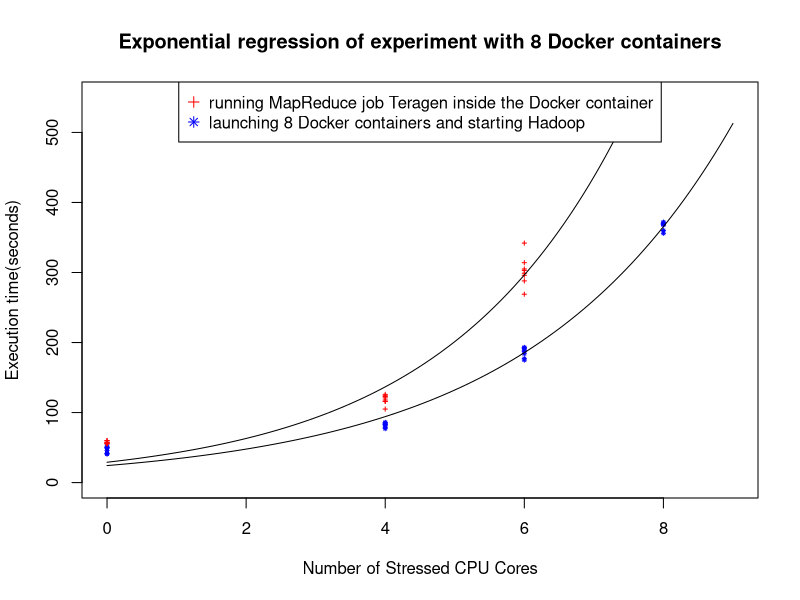

The R script that drew this image:
#!/usr/bin/Rscript
# this is for plotting the tendency of Docker container with stressed cpu cores
old=getwd();
basedir="/home/peipei/course/CSC547/experiment_docker_hadoop/stress_docker";
setwd(basedir);

hadoop_no_stress=c(42,50,52,41,49,41,50,46);
hadoop_cpu4_stress=c(79,83,85,86,77,84,81,83);
hadoop_cpu6_stress=c(177,192,184,189,175,192,193,187);
hadoop_cpu8_stress=c(372,368,360,356,369,369,370,370);
hadoop_stress=c(hadoop_no_stress,hadoop_cpu4_stress,hadoop_cpu6_stress,hadoop_cpu8_stress);
x_hadoop=c(rep(0,each=8),rep(4,each=8),rep(6,each=8),rep(8,each=8))

job_no_stress=c(56,60,57,55,58,56,60,57);
job_cpu4_stress=c(123,126,118,105,124,116,116,121);
job_cpu6_stress=c(314,269,299,303,342,296,288,305);
job_stress=c(job_no_stress,job_cpu4_stress,job_cpu6_stress);
x_job=c(rep(0,each=8),rep(4,each=8),rep(6,each=8));

name="stress_cpu";
png(paste(getwd(),paste(name,"png",sep="."),sep="/"));
plot(x=NULL,y=NULL,mai="Exponential regression of experiment with 8 Docker containers",xlab="Number of Stressed CPU Cores",ylab="Execution time(seconds)",xlim=range(0:9),ylim=range(0:550));


f <- function(x,a,b) {a * exp(b * x)}

points(x_hadoop,hadoop_stress,type="p",pch=8,cex=0.4,col="blue");
#reg1<-lm(hadoop_stress~x_hadoop);
#reg1<-lm(log(hadoop_stress)~x_hadoop);
#reg1<-nls(hadoop_stress~exp(b*x_hadoop),start=list(b=1.3));
#abline(reg1,col="blue");

reg1<-nls(hadoop_stress~f(x_hadoop,a,b),start=c(a=1, b=1));
co <- coef(reg1);
curve(f(x, a=co[1], b=co[2]), add = TRUE);

points(x_job,job_stress,type="p",pch=3,cex=0.4,col="red");
#reg2<-lm(job_stress~x_job);
#reg2<-lm(log(job_stress)~x_job);
#reg2<-nls(job_stress~exp(a*x_job),start=list(a=1.3));
#reg2<-nls(job_stress~f(x_job,a,b),start=c(a=2, b=1));
#abline(reg2,col="red");

reg2<-nls(job_stress~f(x_job,a,b),start=c(a=1, b=1));
co <- coef(reg2);
curve(f(x, a=co[1], b=co[2]), add = TRUE);

legend("top",horiz=FALSE,legend=c("running MapReduce job Teragen inside the Docker container","launching 8 Docker containers and starting Hadoop"), pch=c(3,8), col=c("red","blue"))

dev.off();
